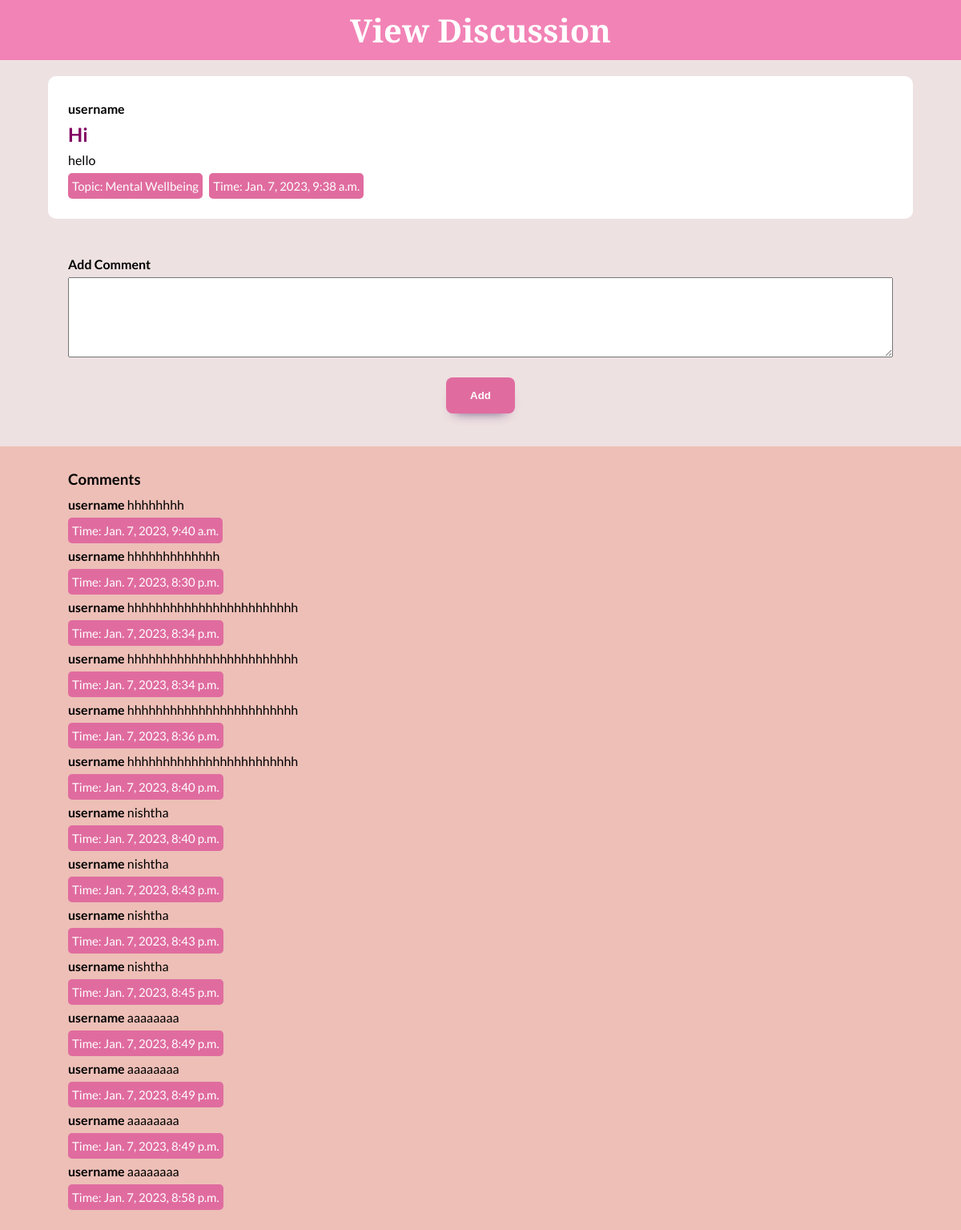
The app's page /discussion/view/1 with its own data.
### api/models.py (models this page shows, shortened)
class DiscussionModel(models.Model):
    TOPICS = (
    ('Mental Wellbeing', 'Mental Wellbeing'),
    ('Physical Health', 'Physical Health'),
    ('Childcare', 'Childcare'),
    ('Other', 'Other')
    )
    user = models.ForeignKey(User, on_delete=models.CASCADE, null=True)
    title = models.CharField(max_length=200,null=True)
    topic= models.CharField(max_length=300, choices=TOPICS, default='Other')
    description = models.CharField(max_length=1000,blank=True)
    date_created=models.DateTimeField(auto_now_add=True,null=True)

class CommentModel(models.Model):
    user = models.ForeignKey(User, on_delete=models.CASCADE, null=True)
    discussion  = models.ForeignKey(DiscussionModel,on_delete=models.CASCADE)
    comment = models.TextField(max_length=1000)
    date_created=models.DateTimeField(auto_now_add=True,null=True)

### api/views.py (the view)
# urls.py: path('discussion/view/<int:pk>', view_discussion, name="view_discussion")
def view_discussion(request, pk):
    discussion = DiscussionModel.objects.get(id=pk)
    comments = CommentModel.objects.filter(discussion=discussion)
    form = AddComment()
    context = {
        'discussion': discussion,
        'form' : form,
        'comments' : comments
    }
    if request.method == 'POST':
        form = AddComment(request.POST)
        if form.is_valid():
            instance = form.save(commit=False)
            instance.user = request.user
            instance.discussion = discussion
            instance.save()
            form = AddComment()
    else:
        form = AddComment()
    return render(request, 'discussions/view_discussion.html', context)

### api/forms.py
class AddComment(ModelForm):
    class Meta:
        model = CommentModel
        fields = ['comment']

### frontend/templates/discussions/view_discussion.html (shortened to what this page needs)
<!DOCTYPE html>
<html lang="en" dir="ltr">
  <head>
    {% load static %}
    <link
      rel="stylesheet"
      type="text/css"
      href="{% static 'css/discussion.css' %}"
    />
  </head>
  <body>
    <div class="header">View Discussion</div>
    <div class="post">
      <b>{{discussion.user}}</b>
      <h2>{{discussion.title}}</h2>
      {{discussion.description}}
      <div>
        <div class="topic">Topic: {{discussion.topic}}</div>
        <div class="topic">Time: {{discussion.date_created}}</div>
      </div>
    </div>
    <div class="post transparent">
      <form method="POST">
        <b>Add Comment</b>
        {% for field in form %} {{ field }} {% endfor %}
        <button type="submit" class="submit">Add</button>
      </form>
    </div>
    <div class="comments">
      <div class="post transparent">
        <h3>Comments</h3>
        {% for comment in comments %}
        <b>{{comment.user}}</b>
        {{comment.comment}}
        <div>
          <div class="topic">Time: {{comment.date_created}}</div>
        </div>
        {% endfor %}
      </div>
    </div>
  </body>
</html>

### frontend/static/css/discussion.css (style rules this page uses)
* { margin: 0; padding: 0; box-sizing: border-box; }
body { background-color: #eee1e1; align-items: center; justify-content: center; }
.header { width: 100%; padding: 10px; margin-bottom: 20px; background-color: #F283B6; color: #fff; font-family: Crimson Text; font-size: 2.5em; font-weight: 600; text-align: center; }
.submit { border: none; padding: 15px 30px; border-radius: 8px; display: block; margin: auto; margin-top: 15px; background: #E06C9F; color: #fff; font-weight: bold; -webkit-box-shadow: 0px 9px 15px -11px rgba(88, 54, 114, 1); -moz-box-shadow: 0px 9px 15px -11px rgba(88, 54, 114, 1); box-shadow: 0px 9px 15px -11px rgba(88, 54, 114, 1); }
.post { width: 90%; background-color: #fff; color: #000; border-radius: 10px; margin: 1em auto; padding: 25px; font-family: Lato; display:block; line-height: 2em; }
.post.transparent { background-color: transparent; }
.post h2 { color: #820263; }
.topic { color: #fff; background-color: #E06C9F; font-size: 15px; border-radius: 5px; display: inline-flex; margin-right: 5px; padding: 0px 5px; }
.comments { width: 100%; background-color: #EDBFB7; }
.comments .post { margin-bottom: 0px; }
textarea { width: 100%; height: 100px; }

### records on screen
DiscussionModel: user "username", title "Hi", description "hello", topic "Mental Wellbeing", date_created "Jan. 7, 2023, 9:38 a.m."
CommentModel: user "username", comment "hhhhhhhh", date_created "Jan. 7, 2023, 9:40 a.m."
CommentModel: user "username", comment "hhhhhhhhhhhhh", date_created "Jan. 7, 2023, 8:30 p.m."
CommentModel: user "username", comment "hhhhhhhhhhhhhhhhhhhhhhhh", date_created "Jan. 7, 2023, 8:34 p.m."
CommentModel: user "username", comment "hhhhhhhhhhhhhhhhhhhhhhhh", date_created "Jan. 7, 2023, 8:34 p.m."
CommentModel: user "username", comment "hhhhhhhhhhhhhhhhhhhhhhhh", date_created "Jan. 7, 2023, 8:36 p.m."
CommentModel: user "username", comment "hhhhhhhhhhhhhhhhhhhhhhhh", date_created "Jan. 7, 2023, 8:40 p.m."
CommentModel: user "username", comment "nishtha", date_created "Jan. 7, 2023, 8:40 p.m."
CommentModel: user "username", comment "nishtha", date_created "Jan. 7, 2023, 8:43 p.m."
CommentModel: user "username", comment "nishtha", date_created "Jan. 7, 2023, 8:43 p.m."
CommentModel: user "username", comment "nishtha", date_created "Jan. 7, 2023, 8:45 p.m."
CommentModel: user "username", comment "aaaaaaaa", date_created "Jan. 7, 2023, 8:49 p.m."
CommentModel: user "username", comment "aaaaaaaa", date_created "Jan. 7, 2023, 8:49 p.m."
CommentModel: user "username", comment "aaaaaaaa", date_created "Jan. 7, 2023, 8:49 p.m."
CommentModel: user "username", comment "aaaaaaaa", date_created "Jan. 7, 2023, 8:58 p.m."
